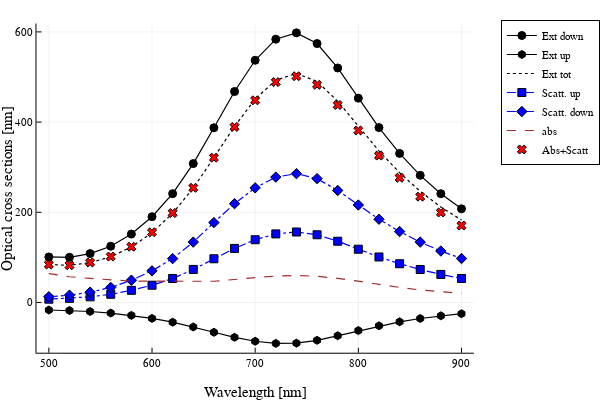

Notebook code for this chart:
### Code cell
plot(λArr,σEXTd, label="Ext down",lw=1.2,c=:black,mark=:circle)
plot!(λArr,σEXTu, label="Ext up",lw=1.2,c=:black,mark=:hexagon)
plot!(λArr,σEXTu+σEXTd, label="Ext tot",lw=1.2,c=:black,ls=:dot)
plot!(λArr,σOUPu, label="Scatt. up",lw=1.2,c=:blue,ls=:dashdot,mark=:rect)
plot!(λArr,σOUPd, label="Scatt. down",lw=1.2,c=:blue,ls=:dashdot,mark=:diamond)
plot!(λArr,σₐArr, label="abs",lw=1.2,c=:brown ,ls=:dash)
scatter!(λArr,σₐArr+σOUPd+σOUPu,label="Abs+Scatt",c=:red,mark=:xcross,xlabel="Wavelength [nm]",  ylabel="Optical cross sections [nm]",legend=:outertopright)

### Figure 1 — Plotly figure (JSON) as saved in the notebook; plotly's stock layout.template omitted (floating-point values rounded to 4 significant figures)
{"data": [{"colorbar": {"len": 0.9143, "title": {"text": ""}, "x": 0.9934, "y": 0.533}, "legendgroup": "Ext down", "line": {"color": "rgba(0, 0, 0, 1)", "dash": "solid", "shape": "linear", "width": 1.2}, "marker": {"color": "rgba(0, 0, 0, 1)", "line": {"color": "rgba(0, 0, 0, 1)", "width": 1}, "size": 8, "symbol": "circle"}, "mode": "lines+markers", "name": "Ext down", "showlegend": true, "type": "scatter", "x": [500, 520, 540, 560, 580, 600, 620, 640, 660, 680, 700, 720, 740, 760, 780, 800, 820, 840, 860, 880, 900], "xaxis": "x", "y": [101.0, 100.1, 108.4, 124.8, 151.7, 190.2, 241.3, 308.0, 387.4, 467.8, 537.0, 583.8, 597.9, 574.1, 520.0, 453.1, 387.8, 330.5, 281.9, 241.3, 207.7], "yaxis": "y"}, {"colorbar": {"len": 0.9143, "title": {"text": ""}, "x": 0.9934, "y": 0.533}, "legendgroup": "Ext up", "line": {"color": "rgba(0, 0, 0, 1)", "dash": "solid", "shape": "linear", "width": 1.2}, "marker": {"color": "rgba(0, 0, 0, 1)", "line": {"color": "rgba(0, 0, 0, 1)", "width": 1}, "size": 8, "symbol": "hexagon"}, "mode": "lines+markers", "name": "Ext up", "showlegend": true, "type": "scatter", "x": [500, 520, 540, 560, 580, 600, 620, 640, 660, 680, 700, 720, 740, 760, 780, 800, 820, 840, 860, 880, 900], "xaxis": "x", "y": [-16.71, -17.79, -20.01, -23.49, -28.62, -35.3, -43.7, -54.23, -66.1, -77.3, -86.01, -90.72, -90.15, -83.95, -73.69, -62.26, -51.72, -42.83, -35.53, -29.6, -24.82], "yaxis": "y"}, {"colorbar": {"len": 0.9143, "title": {"text": ""}, "x": 0.9934, "y": 0.533}, "legendgroup": "Ext tot", "line": {"color": "rgba(0, 0, 0, 1)", "dash": "dot", "shape": "linear", "width": 1.2}, "mode": "lines", "name": "Ext tot", "showlegend": true, "type": "scatter", "x": [500, 520, 540, 560, 580, 600, 620, 640, 660, 680, 700, 720, 740, 760, 780, 800, 820, 840, 860, 880, 900], "xaxis": "x", "y": [84.3, 82.29, 88.37, 101.3, 123.0, 154.9, 197.6, 253.8, 321.3, 390.5, 451.0, 493.1, 507.7, 490.2, 446.3, 390.8, 336.1, 287.7, 246.4, 211.7, 182.9], "yaxis": "y"}, {"colorbar": {"len": 0.9143, "title": {"text": ""}, "x": 0.9934, "y": 0.533}, "legendgroup": "Scatt. up", "line": {"color": "rgba(0, 0, 255, 1.000)", "dash": "dashdot", "shape": "linear", "width": 1.2}, "marker": {"color": "rgba(0, 0, 255, 1.000)", "line": {"color": "rgba(0, 0, 0, 1)", "width": 1}, "size": 8, "symbol": "square"}, "mode": "lines+markers", "name": "Scatt. up", "showlegend": true, "type": "scatter", "x": [500, 520, 540, 560, 580, 600, 620, 640, 660, 680, 700, 720, 740, 760, 780, 800, 820, 840, 860, 880, 900], "xaxis": "x", "y": [7.321, 9.143, 12.56, 18.18, 26.9, 38.28, 53.17, 73.27, 96.97, 119.9, 139.1, 152.1, 156.3, 150.2, 135.8, 118.1, 100.9, 85.9, 73.09, 62.26, 53.17], "yaxis": "y"}, {"colorbar": {"len": 0.9143, "title": {"text": ""}, "x": 0.9934, "y": 0.533}, "legendgroup": "Scatt. down", "line": {"color": "rgba(0, 0, 255, 1.000)", "dash": "dashdot", "shape": "linear", "width": 1.2}, "marker": {"color": "rgba(0, 0, 255, 1.000)", "line": {"color": "rgba(0, 0, 0, 1)", "width": 1}, "size": 8, "symbol": "diamond"}, "mode": "lines+markers", "name": "Scatt. down", "showlegend": true, "type": "scatter", "x": [500, 520, 540, 560, 580, 600, 620, 640, 660, 680, 700, 720, 740, 760, 780, 800, 820, 840, 860, 880, 900], "xaxis": "x", "y": [12.64, 16.19, 22.85, 33.35, 49.35, 70.1, 97.26, 133.9, 177.1, 219.1, 254.2, 278.0, 285.7, 274.6, 248.4, 216.1, 184.7, 157.2, 133.8, 114.0, 97.43], "yaxis": "y"}, {"colorbar": {"len": 0.9143, "title": {"text": ""}, "x": 0.9934, "y": 0.533}, "legendgroup": "abs", "line": {"color": "rgba(165, 42, 42, 1.000)", "dash": "dash", "shape": "linear", "width": 1.2}, "mode": "lines", "name": "abs", "showlegend": true, "type": "scatter", "x": [500, 520, 540, 560, 580, 600, 620, 640, 660, 680, 700, 720, 740, 760, 780, 800, 820, 840, 860, 880, 900], "xaxis": "x", "y": [64.13, 57.12, 53.31, 50.21, 47.38, 47.24, 47.87, 47.08, 47.05, 50.24, 54.98, 58.58, 59.73, 58.03, 53.59, 47.2, 40.13, 33.38, 27.68, 23.26, 20.0], "yaxis": "y"}, {"colorbar": {"len": 0.9143, "title": {"text": ""}, "x": 0.9934, "y": 0.533}, "legendgroup": "Abs+Scatt", "marker": {"color": "rgba(255, 0, 0, 1.000)", "line": {"color": "rgba(0, 0, 0, 1)", "width": 1}, "size": 8, "symbol": "x"}, "mode": "markers", "name": "Abs+Scatt", "showlegend": true, "type": "scatter", "x": [500, 520, 540, 560, 580, 600, 620, 640, 660, 680, 700, 720, 740, 760, 780, 800, 820, 840, 860, 880, 900], "xaxis": "x", "y": [84.1, 82.45, 88.73, 101.7, 123.6, 155.6, 198.3, 254.3, 321.2, 389.3, 448.3, 488.7, 501.7, 482.8, 437.8, 381.4, 325.7, 276.5, 234.6, 199.6, 170.6], "yaxis": "y"}], "layout": {"annotations": [], "height": 400, "legend": {"bgcolor": "rgba(255, 255, 255, 1.000)", "bordercolor": "rgba(0, 0, 0, 1)", "borderwidth": 1, "font": {"color": "rgba(0, 0, 0, 1)", "family": "sans-serif", "size": 11}, "title": {"font": {"color": "rgba(0, 0, 0, 1)", "family": "sans-serif", "size": 15}, "text": ""}, "tracegroupgap": 0, "traceorder": "normal", "x": 1.05, "xanchor": "upper", "y": 1, "yanchor": "right"}, "margin": {"b": 20, "l": 0, "r": 0, "t": 20}, "paper_bgcolor": "rgba(255, 255, 255, 1.000)", "plot_bgcolor": "rgba(255, 255, 255, 1.000)", "showlegend": true, "width": 600, "xaxis": {"anchor": "y", "domain": [0.07647, 0.9934], "gridcolor": "rgba(0, 0, 0, 0.1)", "gridwidth": 0.5, "linecolor": "rgba(0, 0, 0, 1)", "mirror": false, "range": [488, 912], "showgrid": true, "showline": true, "showticklabels": true, "tickangle": 0, "tickcolor": "rgb(0, 0, 0)", "tickfont": {"color": "rgba(0, 0, 0, 1)", "family": "sans-serif", "size": 11}, "tickmode": "array", "ticks": "inside", "ticktext": ["500", "600", "700", "800", "900"], "tickvals": [500, 600, 700, 800, 900], "title": {"font": {"color": "rgba(0, 0, 0, 1)", "family": "sans-serif", "size": 15}, "text": "Wavelength [nm]"}, "type": "linear", "visible": true, "zeroline": false, "zerolinecolor": "rgba(0, 0, 0, 1)"}, "yaxis": {"anchor": "x", "domain": [0.07581, 0.9902], "gridcolor": "rgba(0, 0, 0, 0.1)", "gridwidth": 0.5, "linecolor": "rgba(0, 0, 0, 1)", "mirror": false, "range": [-111.4, 618.5], "showgrid": true, "showline": true, "showticklabels": true, "tickangle": 0, "tickcolor": "rgb(0, 0, 0)", "tickfont": {"color": "rgba(0, 0, 0, 1)", "family": "sans-serif", "size": 11}, "tickmode": "array", "ticks": "inside", "ticktext": ["0", "200", "400", "600"], "tickvals": [0, 200, 400, 600], "title": {"font": {"color": "rgba(0, 0, 0, 1)", "family": "sans-serif", "size": 15}, "text": "Optical cross sections [nm]"}, "type": "linear", "visible": true, "zeroline": false, "zerolinecolor": "rgba(0, 0, 0, 1)"}}}
